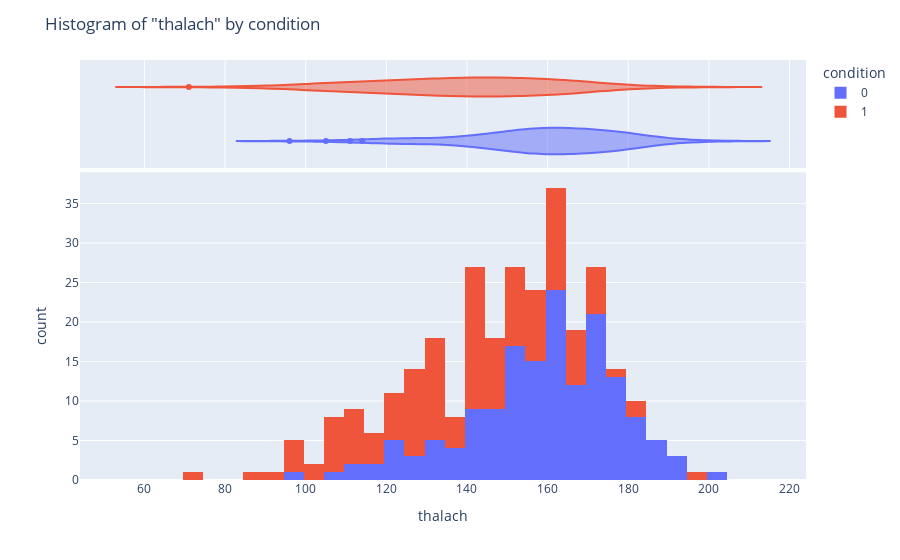

The code cell stored with this chart in its notebook:
### Markdown cell above
(provide brief description of what [x] is, and how it might relate to [target])

### Code cell
# histogram
fig = px.histogram(df,
               x = 'thalach',
               color = 'condition',
               marginal = 'violin',
               hover_data = df.columns)
fig.update_layout(
    title_text = 'Histogram of "thalach" by condition')
fig.show()

### Figure 1 — Plotly figure (JSON) as saved in the notebook; plotly's stock layout.template omitted (floating-point values rounded to 4 significant figures; data arrays with more than 128 entries replaced by an {"elided": "..."} marker saying what was removed)
{"data": [{"alignmentgroup": "True", "bingroup": "x", "hovertemplate": "condition=0<br>thalach=%{x}<br>count=%{y}<extra></extra>", "legendgroup": "0", "marker": {"color": "#636efa"}, "name": "0", "offsetgroup": "0", "orientation": "v", "showlegend": true, "type": "histogram", "x": {"elided": "160 int values"}, "xaxis": "x", "yaxis": "y"}, {"alignmentgroup": "True", "customdata": {"elided": "160x14 mixed values"}, "hovertemplate": "condition=%{customdata[13]}<br>thalach=%{customdata[7]}<br>age=%{customdata[0]}<br>sex=%{customdata[1]}<br>cp=%{customdata[2]}<br>trestbps=%{customdata[3]}<br>chol=%{customdata[4]}<br>fbs=%{customdata[5]}<br>restecg=%{customdata[6]}<br>exang=%{customdata[8]}<br>oldpeak=%{customdata[9]}<br>slope=%{customdata[10]}<br>ca=%{customdata[11]}<br>thal=%{customdata[12]}<extra></extra>", "legendgroup": "0", "marker": {"color": "#636efa"}, "name": "0", "offsetgroup": "0", "scalegroup": "x", "showlegend": false, "type": "violin", "x": {"elided": "160 int values"}, "xaxis": "x2", "yaxis": "y2"}, {"alignmentgroup": "True", "bingroup": "x", "hovertemplate": "condition=1<br>thalach=%{x}<br>count=%{y}<extra></extra>", "legendgroup": "1", "marker": {"color": "#EF553B"}, "name": "1", "offsetgroup": "1", "orientation": "v", "showlegend": true, "type": "histogram", "x": {"elided": "137 int values"}, "xaxis": "x", "yaxis": "y"}, {"alignmentgroup": "True", "customdata": {"elided": "137x14 mixed values"}, "hovertemplate": "condition=%{customdata[13]}<br>thalach=%{customdata[7]}<br>age=%{customdata[0]}<br>sex=%{customdata[1]}<br>cp=%{customdata[2]}<br>trestbps=%{customdata[3]}<br>chol=%{customdata[4]}<br>fbs=%{customdata[5]}<br>restecg=%{customdata[6]}<br>exang=%{customdata[8]}<br>oldpeak=%{customdata[9]}<br>slope=%{customdata[10]}<br>ca=%{customdata[11]}<br>thal=%{customdata[12]}<extra></extra>", "legendgroup": "1", "marker": {"color": "#EF553B"}, "name": "1", "offsetgroup": "1", "scalegroup": "x", "showlegend": false, "type": "violin", "x": {"elided": "137 int values"}, "xaxis": "x2", "yaxis": "y2"}], "layout": {"barmode": "relative", "legend": {"title": {"text": "condition"}, "tracegroupgap": 0}, "margin": {"t": 60}, "title": {"text": "Histogram of \"thalach\" by condition"}, "xaxis": {"anchor": "y", "domain": [0, 1], "title": {"text": "thalach"}}, "xaxis2": {"anchor": "y2", "domain": [0, 1], "matches": "x", "showgrid": true, "showticklabels": false}, "yaxis": {"anchor": "x", "domain": [0, 0.7326], "title": {"text": "count"}}, "yaxis2": {"anchor": "x2", "domain": [0.7426, 1], "matches": "y2", "showgrid": false, "showline": false, "showticklabels": false, "ticks": ""}}}
